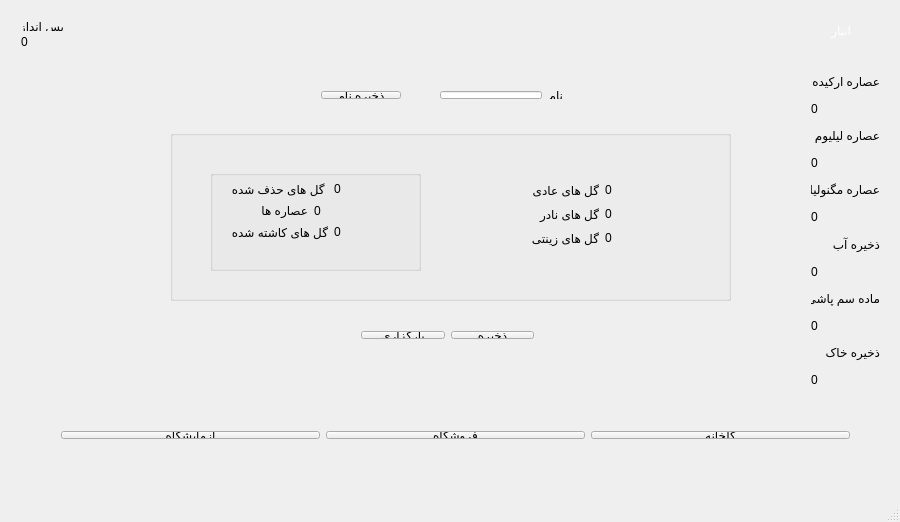
<?xml version="1.0" encoding="UTF-8"?>
<ui version="4.0">
 <class>MainWindow</class>
 <widget class="QMainWindow" name="MainWindow">
  <property name="geometry">
   <rect>
    <x>0</x>
    <y>0</y>
    <width>900</width>
    <height>522</height>
   </rect>
  </property>
  <property name="windowTitle">
   <string>MainWindow</string>
  </property>
  <property name="styleSheet">
   <string notr="true">background-image: url(:/new/prefix1/background.png);</string>
  </property>
  <widget class="QWidget" name="centralWidget">
   <widget class="QGroupBox" name="groupBox">
    <property name="geometry">
     <rect>
      <x>170</x>
      <y>130</y>
      <width>561</width>
      <height>171</height>
     </rect>
    </property>
    <property name="title">
     <string/>
    </property>
    <widget class="QWidget" name="layoutWidget">
     <property name="geometry">
      <rect>
       <x>330</x>
       <y>40</y>
       <width>203</width>
       <height>88</height>
      </rect>
     </property>
     <layout class="QVBoxLayout" name="verticalLayout_2">
      <item>
       <layout class="QHBoxLayout" name="horizontalLayout_4">
        <item>
         <widget class="QLabel" name="labelAadiName">
          <property name="text">
           <string>گل های عادی</string>
          </property>
         </widget>
        </item>
        <item>
         <widget class="QLabel" name="labelAadiNumber">
          <property name="text">
           <string>0</string>
          </property>
         </widget>
        </item>
       </layout>
      </item>
      <item>
       <layout class="QHBoxLayout" name="horizontalLayout_3">
        <item>
         <widget class="QLabel" name="labelNaderNAme">
          <property name="text">
           <string>گل های نادر</string>
          </property>
         </widget>
        </item>
        <item>
         <widget class="QLabel" name="labelNaderNumber">
          <property name="text">
           <string>0</string>
          </property>
         </widget>
        </item>
       </layout>
      </item>
      <item>
       <layout class="QHBoxLayout" name="horizontalLayout_2">
        <item>
         <widget class="QLabel" name="labelZinatiName">
          <property name="text">
           <string>گل های زینتی</string>
          </property>
         </widget>
        </item>
        <item>
         <widget class="QLabel" name="labelZinatiNumber">
          <property name="text">
           <string>0</string>
          </property>
         </widget>
        </item>
       </layout>
      </item>
     </layout>
    </widget>
    <widget class="QGroupBox" name="groupBox_2">
     <property name="geometry">
      <rect>
       <x>40</x>
       <y>40</y>
       <width>211</width>
       <height>101</height>
      </rect>
     </property>
     <property name="title">
      <string/>
     </property>
     <widget class="QWidget" name="layoutWidget">
      <property name="geometry">
       <rect>
        <x>10</x>
        <y>0</y>
        <width>181</width>
        <height>81</height>
       </rect>
      </property>
      <layout class="QVBoxLayout" name="verticalLayout">
       <item>
        <layout class="QHBoxLayout" name="horizontalLayout_6">
         <item>
          <widget class="QLabel" name="labelHazfNumber_2">
           <property name="text">
            <string> گل های حذف شده</string>
           </property>
          </widget>
         </item>
         <item>
          <widget class="QLabel" name="labelHazfNumber">
           <property name="text">
            <string>0</string>
           </property>
          </widget>
         </item>
        </layout>
       </item>
       <item>
        <layout class="QHBoxLayout" name="horizontalLayout_7">
         <item>
          <widget class="QLabel" name="labelOsareName">
           <property name="text">
            <string>عصاره ها</string>
           </property>
          </widget>
         </item>
         <item>
          <widget class="QLabel" name="labelOsareNumber">
           <property name="text">
            <string>0</string>
           </property>
          </widget>
         </item>
        </layout>
       </item>
       <item>
        <layout class="QHBoxLayout" name="horizontalLayout_5">
         <item>
          <widget class="QLabel" name="labelKashteName">
           <property name="text">
            <string>گل های کاشته شده</string>
           </property>
          </widget>
         </item>
         <item>
          <widget class="QLabel" name="labelKashteNumber">
           <property name="text">
            <string>0</string>
           </property>
          </widget>
         </item>
        </layout>
       </item>
      </layout>
     </widget>
    </widget>
   </widget>
   <widget class="QLabel" name="labelWarehouse">
    <property name="geometry">
     <rect>
      <x>820</x>
      <y>20</y>
      <width>31</width>
      <height>21</height>
     </rect>
    </property>
    <property name="styleSheet">
     <string notr="true">color: rgb(255, 255, 255);
font: 10pt &quot;MS Shell Dlg 2&quot;;
font: 75 10pt &quot;MS Shell Dlg 2&quot;;
font: 75 12pt &quot;MS Shell Dlg 2&quot;;</string>
    </property>
    <property name="text">
     <string>انبار</string>
    </property>
   </widget>
   <widget class="QWidget" name="layoutWidget">
    <property name="geometry">
     <rect>
      <x>10</x>
      <y>10</y>
      <width>65</width>
      <height>47</height>
     </rect>
    </property>
    <layout class="QVBoxLayout" name="verticalLayout_3">
     <item>
      <widget class="QLabel" name="label_3">
       <property name="text">
        <string>پس انداز</string>
       </property>
      </widget>
     </item>
     <item>
      <widget class="QLabel" name="labelMoney">
       <property name="text">
        <string>0</string>
       </property>
      </widget>
     </item>
    </layout>
   </widget>
   <widget class="QWidget" name="layoutWidget">
    <property name="geometry">
     <rect>
      <x>350</x>
      <y>320</y>
      <width>195</width>
      <height>30</height>
     </rect>
    </property>
    <layout class="QHBoxLayout" name="horizontalLayout_9">
     <item>
      <widget class="QPushButton" name="pushButtonLoad">
       <property name="text">
        <string>بارگزاری</string>
       </property>
      </widget>
     </item>
     <item>
      <widget class="QPushButton" name="pushButtonSave">
       <property name="text">
        <string>ذخیره</string>
       </property>
      </widget>
     </item>
    </layout>
   </widget>
   <widget class="QWidget" name="layoutWidget">
    <property name="geometry">
     <rect>
      <x>50</x>
      <y>420</y>
      <width>811</width>
      <height>30</height>
     </rect>
    </property>
    <layout class="QHBoxLayout" name="horizontalLayout_8">
     <item>
      <widget class="QPushButton" name="pushButtonLaboratory">
       <property name="text">
        <string>آزمایشگاه</string>
       </property>
      </widget>
     </item>
     <item>
      <widget class="QPushButton" name="pushButtonStore">
       <property name="text">
        <string>فروشگاه</string>
       </property>
      </widget>
     </item>
     <item>
      <widget class="QPushButton" name="pushButtonGreenHouse">
       <property name="text">
        <string>گلخانه</string>
       </property>
      </widget>
     </item>
    </layout>
   </widget>
   <widget class="QWidget" name="layoutWidget">
    <property name="geometry">
     <rect>
      <x>800</x>
      <y>60</y>
      <width>91</width>
      <height>341</height>
     </rect>
    </property>
    <layout class="QVBoxLayout" name="verticalLayout_8">
     <item>
      <layout class="QVBoxLayout" name="verticalLayout_7">
       <item>
        <widget class="QLabel" name="labelOsOrkide">
         <property name="text">
          <string>عصاره ارکیده</string>
         </property>
        </widget>
       </item>
       <item>
        <widget class="QLabel" name="labelOsOrkideWH">
         <property name="text">
          <string>0</string>
         </property>
        </widget>
       </item>
      </layout>
     </item>
     <item>
      <layout class="QVBoxLayout" name="verticalLayout_9">
       <item>
        <widget class="QLabel" name="labelOsLilium">
         <property name="text">
          <string>عصاره لیلیوم</string>
         </property>
        </widget>
       </item>
       <item>
        <widget class="QLabel" name="labelOsLiliumWH">
         <property name="text">
          <string>0</string>
         </property>
        </widget>
       </item>
      </layout>
     </item>
     <item>
      <layout class="QVBoxLayout" name="verticalLayout_10">
       <item>
        <widget class="QLabel" name="labelOsMagnolia">
         <property name="text">
          <string>عصاره مگنولیا</string>
         </property>
        </widget>
       </item>
       <item>
        <widget class="QLabel" name="labelOsMagnoliaWH">
         <property name="text">
          <string>0</string>
         </property>
        </widget>
       </item>
      </layout>
     </item>
     <item>
      <layout class="QVBoxLayout" name="verticalLayout_6">
       <item>
        <widget class="QLabel" name="labelWater">
         <property name="text">
          <string>ذخیره آب</string>
         </property>
        </widget>
       </item>
       <item>
        <widget class="QLabel" name="labelWaterWH">
         <property name="text">
          <string>0</string>
         </property>
        </widget>
       </item>
      </layout>
     </item>
     <item>
      <layout class="QVBoxLayout" name="verticalLayout_4">
       <item>
        <widget class="QLabel" name="labelPoison">
         <property name="text">
          <string>ماده سم پاشی</string>
         </property>
        </widget>
       </item>
       <item>
        <widget class="QLabel" name="labelPoisonWH">
         <property name="text">
          <string>0</string>
         </property>
        </widget>
       </item>
      </layout>
     </item>
     <item>
      <layout class="QVBoxLayout" name="verticalLayout_5">
       <item>
        <widget class="QLabel" name="labelSoil">
         <property name="text">
          <string>ذخیره خاک</string>
         </property>
        </widget>
       </item>
       <item>
        <widget class="QLabel" name="labelSoilWH">
         <property name="text">
          <string>0</string>
         </property>
        </widget>
       </item>
      </layout>
     </item>
    </layout>
   </widget>
   <widget class="QWidget" name="layoutWidget">
    <property name="geometry">
     <rect>
      <x>310</x>
      <y>80</y>
      <width>264</width>
      <height>30</height>
     </rect>
    </property>
    <layout class="QHBoxLayout" name="horizontalLayout_10">
     <item>
      <widget class="QPushButton" name="pushButtonSaveName">
       <property name="text">
        <string>ذخیره نام</string>
       </property>
      </widget>
     </item>
     <item>
      <spacer name="horizontalSpacer">
       <property name="orientation">
        <enum>Qt::Horizontal</enum>
       </property>
       <property name="sizeHint" stdset="0">
        <size>
         <width>40</width>
         <height>20</height>
        </size>
       </property>
      </spacer>
     </item>
     <item>
      <layout class="QHBoxLayout" name="horizontalLayout">
       <item>
        <widget class="QLineEdit" name="lineEditProfileName"/>
       </item>
       <item>
        <widget class="QLabel" name="labelProfileName">
         <property name="text">
          <string>نام</string>
         </property>
        </widget>
       </item>
      </layout>
     </item>
    </layout>
   </widget>
  </widget>
  <widget class="QMenuBar" name="menuBar">
   <property name="geometry">
    <rect>
     <x>0</x>
     <y>0</y>
     <width>900</width>
     <height>26</height>
    </rect>
   </property>
  </widget>
  <widget class="QStatusBar" name="statusBar"/>
 </widget>
 <layoutdefault spacing="6" margin="11"/>
 <resources/>
 <connections/>
</ui>
